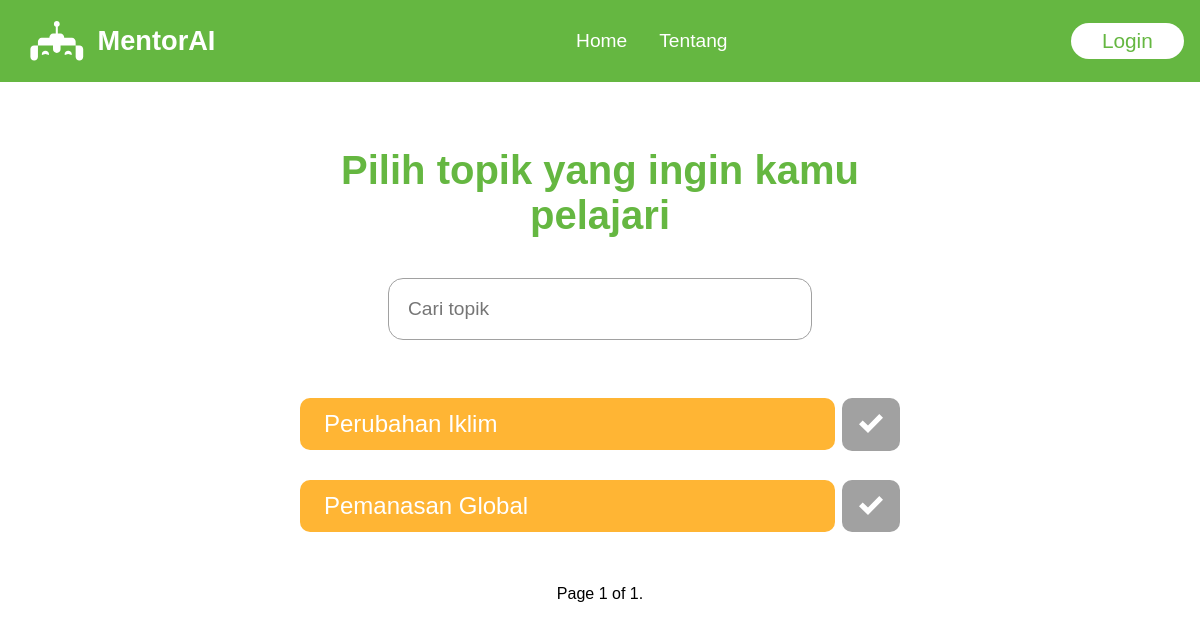
The app's page /topics/, older data.
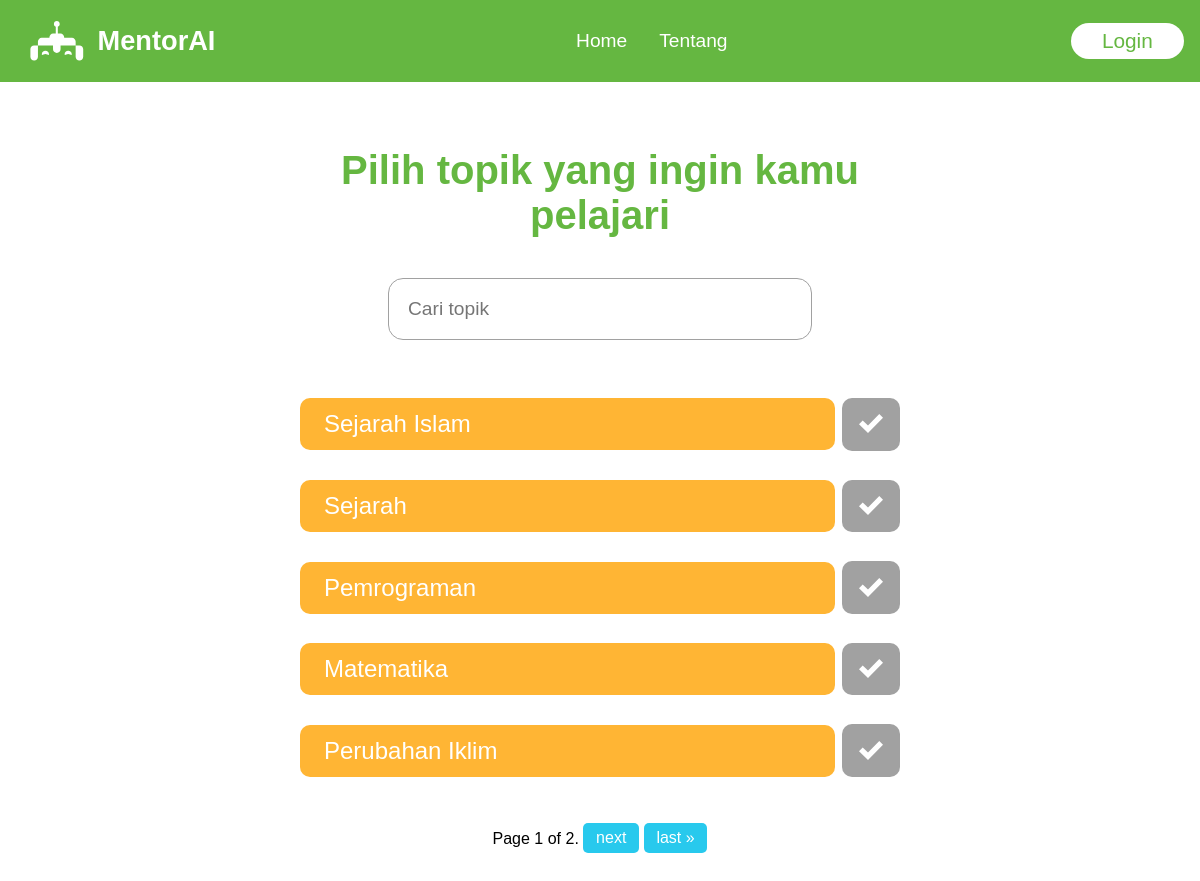
The same page, newer data.
### appBelajar/models.py (models this page shows, shortened)
class Topics(models.Model):
    name = models.CharField(max_length=50, blank=True, null=True)
    participants = models.ManyToManyField(User, related_name='participants', blank=True)

### appBelajar/views.py (the view)
# urls.py: path("topics/", views.topics, name='topics'),
def topics(request):
    q = request.GET.get('q', '')
    topics = Topics.objects.filter(Q(name__icontains=q)).order_by('-id')
    paginator = Paginator(topics, 5)
    page_number = request.GET.get('page')
    page_obj = paginator.get_page(page_number)
    context = {'page_obj': page_obj}
    return render(request, 'appBelajar/topics.html', context)

### appBelajar/templates/appBelajar/topics.html (shortened to what this page needs)
{% extends 'main.html' %}
{% block content %}
<div class="container-topic">
    <h1>Pilih topik yang ingin kamu pelajari</h1>
    <form class="search-topic" action="">
        <input name="q" placeholder="Cari topik">
    </form>
    <ul>
        {% for topic in page_obj %}
        <li>
            <a href="{% url 'chance' topic.id %}" class="topic-item"><span>{{topic.name|title}}</span></a>
            {% if request.user in topic.participants.all %}
            <a href="{% url 'myResult1' topic.id %}" class="myanswer"><svg xmlns="http://www.w3.org/2000/svg" width="24"
                    height="24" viewBox="0 0 24 24">
                    <path
                        d="M15 12c0 1.657-1.343 3-3 3s-3-1.343-3-3c0-.199.02-.393.057-.581 1.474.541 2.927-.882 2.405-2.371.174-.03.354-.048.538-.048 1.657 0 3 1.344 3 3zm-2.985-7c-7.569 0-12.015 6.551-12.015 6.551s4.835 7.449 12.015 7.449c7.733 0 11.985-7.449 11.985-7.449s-4.291-6.551-11.985-6.551zm-.015 12c-2.761 0-5-2.238-5-5 0-2.761 2.239-5 5-5 2.762 0 5 2.239 5 5 0 2.762-2.238 5-5 5z" />
                </svg> <svg xmlns="http://www.w3.org/2000/svg" width="24" height="24" viewBox="0 0 24 24">
                    <path d="M20.285 2l-11.285 11.567-5.286-5.011-3.714 3.716 9 8.728 15-15.285z" />
                </svg></a>
            {% else %}
            <p class="myanswer-yet"> <svg xmlns="http://www.w3.org/2000/svg" width="24" height="24" viewBox="0 0 24 24">
                    <path d="M20.285 2l-11.285 11.567-5.286-5.011-3.714 3.716 9 8.728 15-15.285z" />
                </svg></p>
            {% endif %}
        </li>
        {% endfor %}
    </ul>
    <div class="pagination">
        <span class="step-links">
            <span class="current">
                Page {{ page_obj.number }} of {{ page_obj.paginator.num_pages }}.
            </span>
            {% if page_obj.has_next %}
                <a href="?page={{ page_obj.next_page_number }}">next</a>
                <a href="?page={{ page_obj.paginator.num_pages }}">last &raquo;</a>
            {% endif %}
        </span>
    </div>
</div>
{% endblock %}

Row changes from the older to the newer data that the page shows:
no longer on this page (row unchanged): Topics: name "Pemanasan Global"
added Topics: name "Sejarah Islam"
added Topics: name "Sejarah"
added Topics: name "Pemrograman"
added Topics: name "Matematika"
Text that changed along with them:
{{ page_obj.paginator.num_pages }}: "1" → "2"
text now shown: "next last »"
